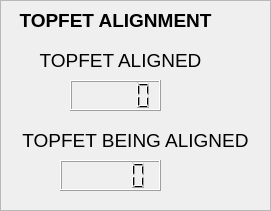
      <widget class="QFrame" name="frame_6">
       <property name="geometry">
        <rect>
         <x>320</x>
         <y>90</y>
         <width>271</width>
         <height>211</height>
        </rect>
       </property>
       <property name="frameShape">
        <enum>QFrame::StyledPanel</enum>
       </property>
       <property name="frameShadow">
        <enum>QFrame::Raised</enum>
       </property>
       <widget class="QLabel" name="label_86">
        <property name="geometry">
         <rect>
          <x>10</x>
          <y>0</y>
          <width>211</width>
          <height>41</height>
         </rect>
        </property>
        <property name="font">
         <font>
          <pointsize>14</pointsize>
          <weight>75</weight>
          <bold>true</bold>
         </font>
        </property>
        <property name="text">
         <string>TOPFET ALIGNMENT</string>
        </property>
        <property name="alignment">
         <set>Qt::AlignCenter</set>
        </property>
       </widget>
       <widget class="QLabel" name="label_87">
        <property name="geometry">
         <rect>
          <x>30</x>
          <y>40</y>
          <width>181</width>
          <height>41</height>
         </rect>
        </property>
        <property name="font">
         <font>
          <pointsize>14</pointsize>
         </font>
        </property>
        <property name="text">
         <string>TOPFET ALIGNED</string>
        </property>
        <property name="alignment">
         <set>Qt::AlignCenter</set>
        </property>
       </widget>
       <widget class="QLCDNumber" name="lcdNumber_TOFPET_Aligned">
        <property name="geometry">
         <rect>
          <x>70</x>
          <y>80</y>
          <width>91</width>
          <height>31</height>
         </rect>
        </property>
       </widget>
       <widget class="QLCDNumber" name="lcdNumber_TOFPET_alignement">
        <property name="geometry">
         <rect>
          <x>60</x>
          <y>160</y>
          <width>101</width>
          <height>31</height>
         </rect>
        </property>
       </widget>
       <widget class="QLabel" name="label_280">
        <property name="geometry">
         <rect>
          <x>10</x>
          <y>120</y>
          <width>251</width>
          <height>41</height>
         </rect>
        </property>
        <property name="font">
         <font>
          <pointsize>14</pointsize>
         </font>
        </property>
        <property name="text">
         <string>TOPFET BEING ALIGNED</string>
        </property>
        <property name="alignment">
         <set>Qt::AlignCenter</set>
        </property>
       </widget>
      </widget>
